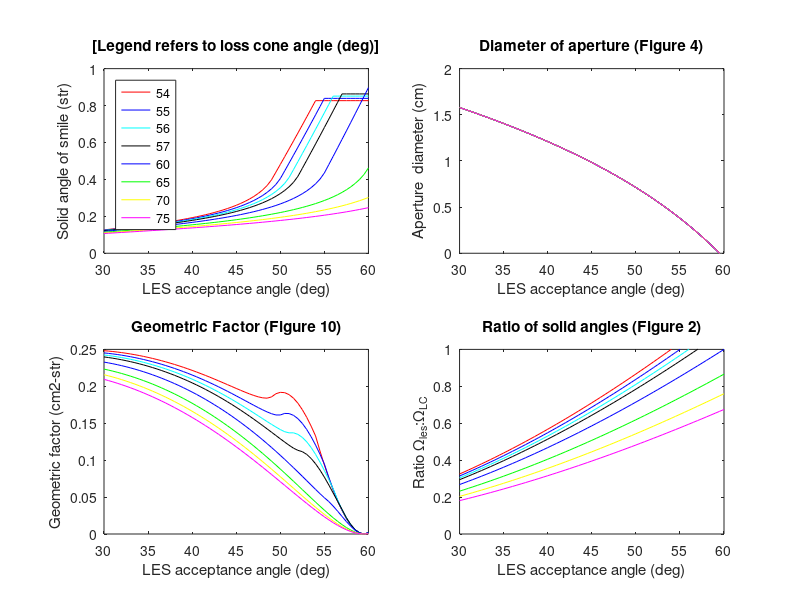

This chart was generated by the following MATLAB code:
% testing Jack's calculations for solid angles

clear all; close all;

% angles to vary (LES and LC)

THles = (30:0.5:60) * pi/180;
THlc = [54 55 56 57 60 65 70 75] * pi/180;
colors = [{'r'},{'b'},{'c'},{'k'},{'b'},{'g'},{'y'},{'m'}];

% parameters

det_diam = 2.393; % cm
h = 0.705; % cm
shell_angle = 10*pi/180;

% initialize arrays

GF = zeros(length(THles),length(THlc));     % geometric factor (goal)
Oratio = GF;    % ratio of solid angles
Osmile = GF;    % solid angle of 'smile'
ap = GF;        % aperture area
arad = GF;      % aperture radius

for m = 1:length(THlc),
    
    lca = THlc(m);
    core = lca - shell_angle;
    Ocore = 2*pi*(1 - cos(core));
    Olca = 2*pi*(1 - cos(lca));
    
    for n = 1:length(THles),
        
        les = THles(n);
        Oles = 2*pi*(1 - cos(les));
        
        if les >= lca,
            
            Osmile(m,n) = Olca - Ocore;
        
        elseif les < 0.5*(lca + core),
            
            % case 1
            
            alpha = lca - les;
            
            g1 = atan((cos(les) - cos(alpha)*cos(core)) / (sin(alpha)*cos(core)));
            b1 = acos(sin(g1)/sin(core));
            p1 = acos(tan(g1)/tan(core));
            O1 = 2*(b1 - p1 * cos(core));
            
            g2 = atan((cos(core) - cos(alpha)*cos(les)) / (sin(alpha)*cos(les)));
            b2 = acos(sin(g2)/sin(les));
            p2 = acos(tan(g2)/tan(les));
            O2 = 2*(b2 - p2 * cos(les));
            
            Osmile(m,n) = Oles - (O1 + O2);
            
        else
            % case 2
            
            Osmile(m,n) = Oles - Ocore;
            
        end
        
        arad(m,n) = 0.5 * (det_diam - 2*h*tan(les));    % in cm
        ap(m,n) = pi*arad(m,n)^2;
        
        % DID JACK USE ARAD INSTEAD OF AP?
        % TEST:
        %ap(m,n) = 2*arad(m,n);        % now looks more like Jack's
            
        GF(m,n) = ap(m,n) * Osmile(m,n);
        Oratio(m,n) = Oles / Olca;
        
    end
    
end

%% plotting


h1 = figure(1);
set(h1,'position',[100 100 1200 800]);
ax1 = subplot(221);
ax2 = subplot(222);
ax3 = subplot(223);
ax4 = subplot(224);

for m = 1:length(THlc),
    
    plot(ax1,THles*180/pi,Osmile(m,:),colors{m});
    hold(ax1,'on');
    
    plot(ax2,THles*180/pi,arad(m,:)*2,colors{m});
    hold(ax2,'on');
    
    plot(ax3,THles*180/pi,GF(m,:),colors{m});
    hold(ax3,'on');
    
    plot(ax4,THles*180/pi,Oratio(m,:),colors{m});
    hold(ax4,'on');
    
end

legend(ax1,num2str(THlc'*180/pi),'location','NorthWest');
xlabel(ax1,'LES acceptance angle (deg)');
ylabel(ax1,'Solid angle of smile (str)');
title(ax1,'[Legend refers to loss cone angle (deg)]');
title(ax2,'Diameter of aperture (Figure 4)');
xlabel(ax2,'LES acceptance angle (deg)');
ylabel(ax2,'Aperture  diameter (cm)');
title(ax3,'Geometric Factor (Figure 10)');
xlabel(ax3,'LES acceptance angle (deg)');
ylabel(ax3,'Geometric factor (cm2-str)');
title(ax4,'Ratio of solid angles (Figure 2)');
xlabel(ax4,'LES acceptance angle (deg)');
ylabel(ax4,'Ratio \Omega_{les}:\Omega_{LC}');
set(ax4,'ylim',[0 1]);
set(ax2,'ylim',[0 2]);
set([ax1 ax2 ax3 ax4],'xlim',[30 60]);

